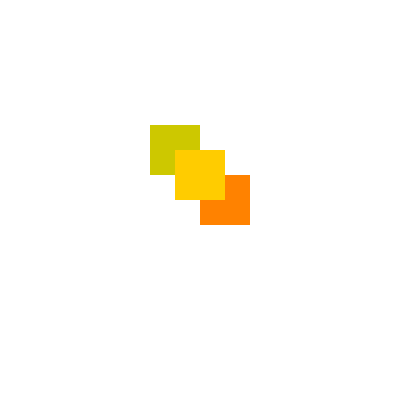
Frame 1 (no input)
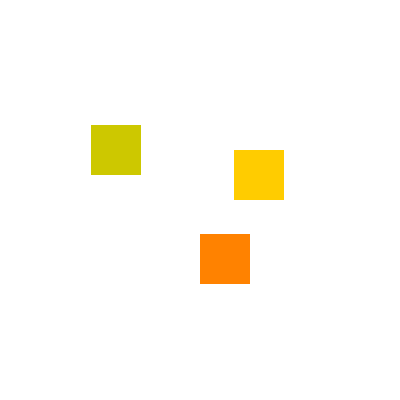
Frame 60 (the mouse pressed at the canvas centre just before this capture)
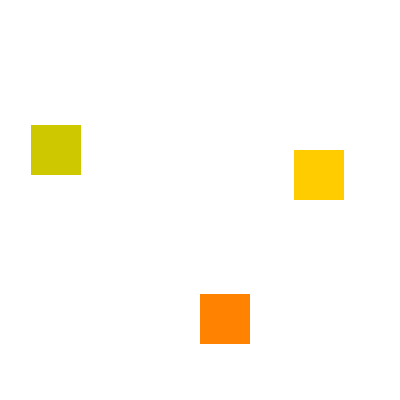
Frame 120 (the mouse held since frame 60 and released just before this capture)

The Processing sketch that drew these frames (run headless with seeded random() and noise(); from frame 60 on, the mouse is pressed at the canvas centre):

// Processing sketch: exercise1
// ── exercise1.pde
int i;
int j;
int k;
void setup(){
size(400, 400);
noStroke();
i=150;
j=175;
k=175;
}
void draw(){
background(255);
fill(205, 200, 0);
rect(i, 125, 50, 50);
fill(255, 130, 0);
rect(200, k, 50, 50);
fill(255, 204, 0);
rect(j, 150, 50, 50);
if(i--<=-49){
  i=400;}
if(j++>=399){
  j=-50;}
if(k++>=399){
  k=-50;}
}
